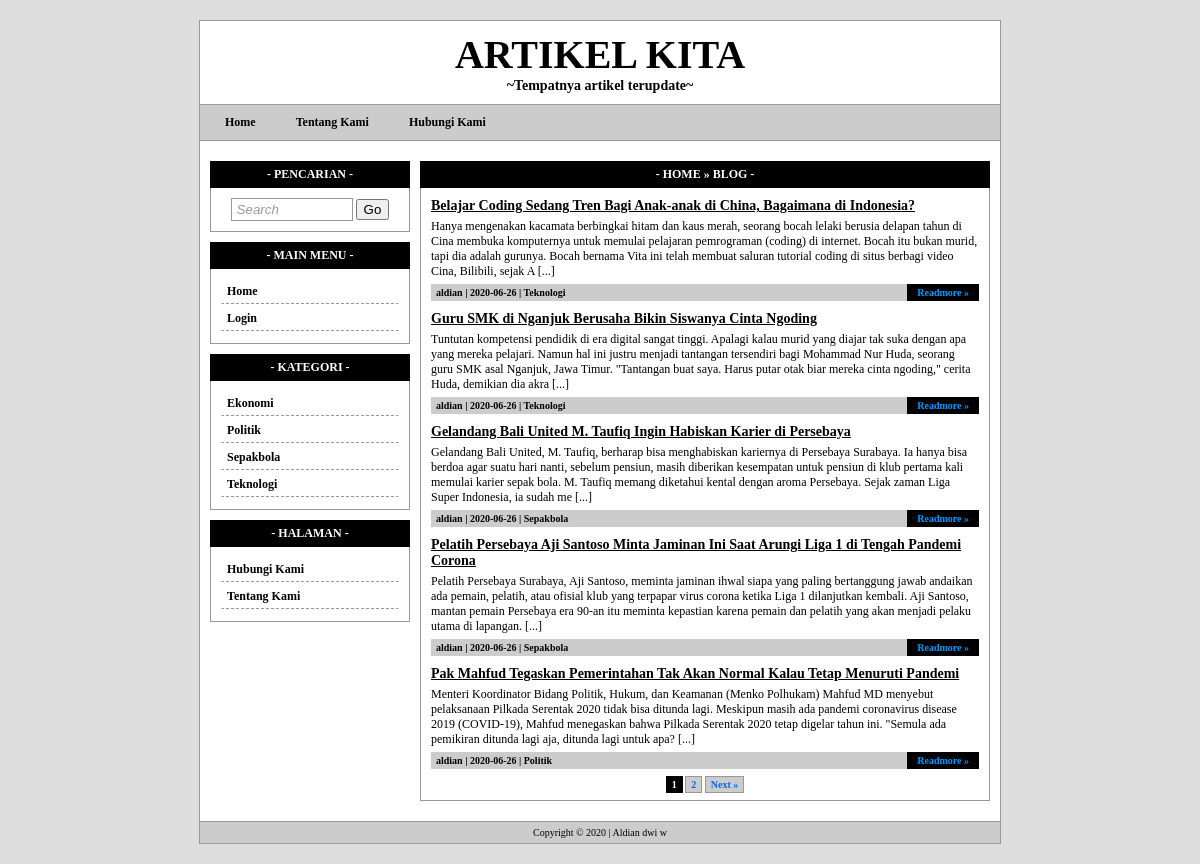
The page / on the database its author committed.
### tables this page shows
CREATE TABLE `tw_page` (
  `page_id` int(11) NOT NULL,
  `page_user` varchar(32) NOT NULL,
  `page_date` date NOT NULL,
  `page_title` varchar(255) NOT NULL,
  `page_body` text NOT NULL,
  `page_top` int(2) NOT NULL
);

CREATE TABLE `tw_category` (
  `cat_id` int(11) NOT NULL,
  `cat_name` varchar(32) NOT NULL
);

CREATE TABLE `tw_blog` (
  `blog_id` int(11) NOT NULL,
  `blog_user` varchar(32) NOT NULL,
  `blog_cat_id` int(11) NOT NULL,
  `blog_date` date NOT NULL,
  `blog_title` varchar(255) NOT NULL,
  `blog_body` text NOT NULL
);

### index.php (the view, shortened to what this page needs)
<?php
include'template/overall/header.php';
echo '<div class="content-title" style="background:#000; color:#FFF; border:1px solid #000;">- Home &raquo; Blog -</div>';
echo '<div class="content-body">';
$dataPerPage = 5;
if(isset($_GET['page'])){
	$noPage = $_GET['page'];
}else{
	$noPage = 1;
}
$offset = ($noPage - 1) * $dataPerPage;
$sql = mysqli_query($koneksi, "SELECT * FROM tw_blog ORDER BY blog_id DESC LIMIT $offset, $dataPerPage");
if(mysqli_num_rows($sql) == 0){
	echo 'Blank...!';
}else{
	while($data = mysqli_fetch_assoc($sql)){
		$cat_id = $data['blog_cat_id'];
		$cat = mysqli_query($koneksi, "SELECT * FROM tw_category WHERE cat_id='$cat_id'");
		$data_cat = mysqli_fetch_assoc($cat);
		echo '<div id="blog">';
		echo '<div class="blog-title">'.$data['blog_title'].'</div>';
		echo '<div class="blog-desc">'.substr($data['blog_body'],0,350).' [...]</div>';
		echo '<div class="blog-info">';
		echo $data['blog_user'].' | '.$data['blog_date'].' | '.$data_cat['cat_name'];
		echo '<a class="more" href="single.php?id='.$data['blog_id'].'">Readmore &raquo;</a>';
		echo '</div>';
		echo '</div>';
	}
	$query = "SELECT COUNT(blog_id) AS jumData FROM tw_blog";
	$hasil = mysqli_query($koneksi, $query);
	$row = mysqli_fetch_array($hasil);
	$jumData = $row['jumData'];
	$jumPage = ceil($jumData/$dataPerPage);
	echo '<div class="paging">';
	for($page = 1; $page <= $jumPage; $page++){
		if ((($page >= $noPage - 3) && ($page <= $noPage + 3)) || ($page == 1) || ($page == $jumPage)){
			if ($page == $noPage) echo " <b>".$page."</b> ";
			else echo " <a href='".$_SERVER['PHP_SELF']."?page=".$page."'>".$page."</a> ";
		 }
	}
	if ($noPage < $jumPage) echo "<a href='".$_SERVER['PHP_SELF']."?page=".($noPage+1)."'>Next &raquo;</a>";
	echo '</div>';
}
echo '</div>';
include'template/overall/footer.php';
?>

### template/overall/header.php (shortened to what this page needs)
<?php
include 'config.php';
?>
<!DOCTYPE html PUBLIC "-//W3C//DTD XHTML 1.0 Transitional//EN" "http://www.w3.org/TR/xhtml1/DTD/xhtml1-transitional.dtd">
<html xmlns="http://www.w3.org/1999/xhtml">
<head>
    <?php include'template/head.php'; ?>
</head>
<body>
	<div id="container">
        <div id="header">
        	<?php include'template/header.php'; ?>
        </div>
        <div id="menu">
        	<?php include'template/menu.php'; ?>
        </div>
        <?php include'template/widget.php'; ?>
        <div id="content">

### template/head.php (shortened to what this page needs)
<link rel="stylesheet" type="text/css" href="style.css">

### template/header.php
<center><h1 class="title">ARTIKEL KITA</h1></center>
<center><div class="desc">~Tempatnya artikel terupdate~</div></center>

### template/menu.php (shortened to what this page needs)
<center></center><?php
$sql = mysqli_query($koneksi, "SELECT * FROM tw_page WHERE page_top=1 ORDER BY page_id ASC");
if(mysqli_num_rows($sql) != 0){
	echo '<a href="index.php">Home</a>';
	while($data = mysqli_fetch_assoc($sql)){
		echo '<a href="page.php?id='.$data['page_id'].'">'.$data['page_title'].'</a>';
	}
}
?>

### template/widget.php (shortened to what this page needs)
<div id="widget">
	<?php include'template/widget/search.php'; ?>
    <?php include'template/widget/mainmenu.php'; ?>
	<?php include'template/widget/category.php'; ?>
    <?php include'template/widget/page.php'; ?>
</div>

### template/widget/search.php
<div class="widget-title" style="background:#000; color:#FFF; border:1px solid #000;">- Pencarian -</div>
<div class="widget-body">
    <form action="search.php" method="get" class="search">
    	<input type="text" name="keyword" value="Search" />
        <input type="submit" value="Go" />
    </form>
</div>

### template/widget/mainmenu.php
<div class="widget-title" style="background:#000; color:#FFF; border:1px solid #000;">- Main Menu -</div>
<div class="widget-body">
	<?php
	if($_SESSION['user_login']){
		echo '<a class="menu" href="index.php">Home</a>';
		echo '<a class="menu" href="daftar-artikel.php">Daftar artikel</a>';
	}else{
		echo '<a class="menu" href="index.php">Home</a>';
		echo '<a class="menu" href="login.php">Login</a>';
	}
	?>
</div>

### template/widget/category.php
<div class="widget-title" style="background:#000; color:#FFF; border:1px solid #000;">- Kategori -</div>
<div class="widget-body">
    <?php
	$sql = mysqli_query($koneksi, "SELECT * FROM tw_category ORDER BY cat_name ASC");
	if(mysqli_num_rows($sql) != 0){
		while($data = mysqli_fetch_assoc($sql)){
			echo '<a class="menu" href="category.php?id='.$data['cat_id'].'">'.$data['cat_name'].'</a>';
		}
	}
	?>
</div>

### template/widget/page.php
<div class="widget-title" style="background:#000; color:#FFF; border:1px solid #000;">- Halaman -</div>
<div class="widget-body">
    <?php
	$sql = mysqli_query($koneksi, "SELECT * FROM tw_page ORDER BY page_title ASC");
	if(mysqli_num_rows($sql) != 0){
		while($data = mysqli_fetch_assoc($sql)){
			echo '<a class="menu" href="page.php?id='.$data['page_id'].'">'.$data['page_title'].'</a>';
		}
	}
	?>
</div>

### template/overall/footer.php (shortened to what this page needs)
        </div>
        <div id="footer">
        	<?php include'template/footer.php'; ?>
        </div>
    </div>
</body>
</html>

### template/footer.php
Copyright &copy; 2020 | Aldian dwi w

### style.css (style rules this page uses)
body { font-family:tahoma; font-size:12px; background:#DDD; padding:0; margin:0; }
a { color:#0099FF; text-decoration:none; }
input[type="text"], input[type="password"], select, textarea { border:1px solid #999; padding:3px 5px; }
form.search { text-align:center; }
form.search input[type="text"] { width:110px; font-style:italic; color:#999; }
#container { width:800px; background:#FFFFFF; border:1px solid #999; margin:20px auto; }
#header { padding:10px; }
#header h1.title { font-family:Georgia, "Times New Roman", Times, serif; font-size:40px; margin:0; padding:0; }
#header .desc { font-size:14px; font-weight:bold; }
#menu { background:#CCC; padding:10px; margin-bottom:10px; border-top:1px solid #999; border-bottom:1px solid #999; }
#menu a { text-decoration:none; color:#000000; font-weight:bold; padding:3px 15px; margin-right:10px; }
#widget { width:200px; float:left; margin:10px 5px 10px 10px; }
#widget .widget-title { background:#CCC; padding:5px 10px; font-weight:bold; border:1px solid #999; text-align:center; text-transform:uppercase; }
#widget .widget-body { padding:10px; border:1px solid #999; border-top:none; margin-bottom:10px; }
#widget .widget-body a.menu { display:block; padding:4px 5px; margin-bottom:2px; border:1px solid #FFF; border-bottom:1px dashed #999; color:#000; font-weight:bold; }
#content { width:570px; float:right; margin:10px 10px 10px 5px; }
#content .content-title { background:#CCC; padding:5px 10px; font-weight:bold; border:1px solid #999; text-align:center; text-transform:uppercase; }
#content .content-body { padding:10px; border:1px solid #999; border-top:none; margin-bottom:10px; }
#content .content-body #blog { margin-bottom:10px; }
#content .content-body #blog .blog-title { font-weight:bold; font-size:14px; text-decoration:underline; }
#content .content-body #blog .blog-desc { margin:5px 0px; }
#content .content-body #blog .blog-info { background:#CCC; padding:3px 5px; font-size:10px; font-weight:bold; }
#content .content-body #blog .blog-info a.more { float:right; background:#000000; padding:3px 10px; margin-top:-3px; margin-right:-5px; }
#footer { background:#CCC; padding:5px 10px; font-size:10px; text-align:center; border-top:1px solid #999; }
.paging { text-align:center; font-size:10px; }
.paging a { border:1px solid #999; padding:2px 5px; background:#CCCCCC; color:#0066FF; font-weight:bold; }
.paging b { border:1px solid #000; padding:2px 5px; background:#000; color:#FFF; font-weight:bold; }

### rows shown on the page
tw_page: page_title "Tentang Kami"
tw_page: page_title "Hubungi Kami"
tw_category: cat_name "Ekonomi"
tw_category: cat_name "Politik"
tw_category: cat_name "Sepakbola"
tw_category: cat_name "Teknologi"
tw_blog: blog_title "Belajar Coding Sedang Tren Bagi Anak-anak di China, Bagaimana di Indonesia?", blog_body "Hanya mengenakan kacamata berbingkai hitam dan kaus merah, seorang bocah lelaki berusia delapan tahun di Cina membuka komputernya untuk memulai pelajaran pemrograman (coding) di internet. Bocah itu bukan murid, tapi dia adalah gurunya. Bocah bernama Vita ini telah membuat saluran tutorial coding di situs berbagi video Cina, Bilibili, sejak A", blog_user "aldian", blog_date "2020-06-26", tw_category.cat_name "Teknologi"
tw_blog: blog_title "Guru SMK di Nganjuk Berusaha Bikin Siswanya Cinta Ngoding", blog_body "Tuntutan kompetensi pendidik di era digital sangat tinggi. Apalagi kalau murid yang diajar tak suka dengan apa yang mereka pelajari. Namun hal ini justru menjadi tantangan tersendiri bagi Mohammad Nur Huda, seorang guru SMK asal Nganjuk, Jawa Timur. \"Tantangan buat saya. Harus putar otak biar mereka cinta ngoding,\" cerita Huda, demikian dia akra", blog_user "aldian", blog_date "2020-06-26", tw_category.cat_name "Teknologi"
tw_blog: blog_title "Gelandang Bali United M. Taufiq Ingin Habiskan Karier di Persebaya", blog_body "Gelandang Bali United, M. Taufiq, berharap bisa menghabiskan kariernya di Persebaya Surabaya. Ia hanya bisa berdoa agar suatu hari nanti, sebelum pensiun, masih diberikan kesempatan untuk pensiun di klub pertama kali memulai karier sepak bola. M. Taufiq memang diketahui kental dengan aroma Persebaya. Sejak zaman Liga Super Indonesia, ia sudah me", blog_user "aldian", blog_date "2020-06-26", tw_category.cat_name "Sepakbola"
tw_blog: blog_title "Pelatih Persebaya Aji Santoso Minta Jaminan Ini Saat Arungi Liga 1 di Tengah Pandemi Corona", blog_body "Pelatih Persebaya Surabaya, Aji Santoso, meminta jaminan ihwal siapa yang paling bertanggung jawab andaikan ada pemain, pelatih, atau ofisial klub yang terpapar virus corona ketika Liga 1 dilanjutkan kembali. Aji Santoso, mantan pemain Persebaya era 90-an itu meminta kepastian karena pemain dan pelatih yang akan menjadi pelaku utama di lapangan.", blog_user "aldian", blog_date "2020-06-26", tw_category.cat_name "Sepakbola"
tw_blog: blog_title "Pak Mahfud Tegaskan Pemerintahan Tak Akan Normal Kalau Tetap Menuruti Pandemi", blog_body "Menteri Koordinator Bidang Politik, Hukum, dan Keamanan (Menko Polhukam) Mahfud MD menyebut pelaksanaan Pilkada Serentak 2020 tidak bisa ditunda lagi. Meskipun masih ada pandemi coronavirus disease 2019 (COVID-19), Mahfud menegaskan bahwa Pilkada Serentak 2020 tetap digelar tahun ini. \"Semula ada pemikiran ditunda lagi aja, ditunda lagi untuk apa?", blog_user "aldian", blog_date "2020-06-26", tw_category.cat_name "Politik"
